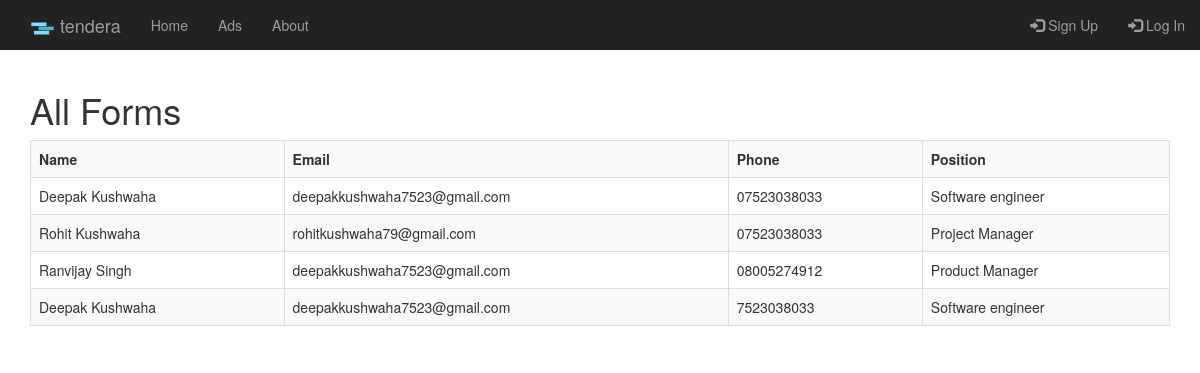
The page /post/allforms/ on the database its author committed.
### post/models.py (models this page shows)
class FForms(models.Model):
    fname = models.CharField(max_length=100)
    lname = models.CharField(max_length=100)
    email = models.CharField(max_length=100)
    phone = models.CharField(max_length=100)
    position = models.CharField(max_length=100)
    resume = models.FileField(max_length=100, upload_to='Resumes/')
    portfolio = models.CharField(max_length=100)
    salary = models.CharField(max_length=100)
    start = models.CharField(max_length=100)
    relocate = models.CharField(max_length=100)
    worked_for = models.CharField(max_length=100)
    comment = models.TextField()

### post/views.py (the view)
# urls.py: path('allforms/', views.allforms, name="allforms"),
def allforms(reqest):
    obj = FForms.objects.all()
    return render(reqest, 'post/allforms.html', {'obj':obj})

### post/templates/post/allforms.html
{% extends "post/base.html" %}
{% block content %}
<h1>All Forms</h1>
<table class="table table-striped table-bordered">
    <tr>
        <th>Name</th>
        <th>Email</th>
        <th>Phone</th>
        <th>Position</th>
    </tr>
{%for i in obj%}
        <tr>
            <td>{{i.fname}} {{i.lname}}</td>
            <td>{{i.email}}</td>
            <td>{{i.phone}}</td>
            <td>{{i.position}}</td>
        </tr>
{%endfor%}
</table>
{%endblock%}

### rows shown on the page
FForms: fname "Deepak", lname "Kushwaha", email "deepakkushwaha7523@gmail.com", phone "07523038033", position "Software engineer"
FForms: fname "Rohit", lname "Kushwaha", email "rohitkushwaha79@gmail.com", phone "07523038033", position "Project Manager"
FForms: fname "Ranvijay", lname "Singh", email "deepakkushwaha7523@gmail.com", phone "08005274912", position "Product Manager"
FForms: fname "Deepak", lname "Kushwaha", email "deepakkushwaha7523@gmail.com", phone "7523038033", position "Software engineer"
